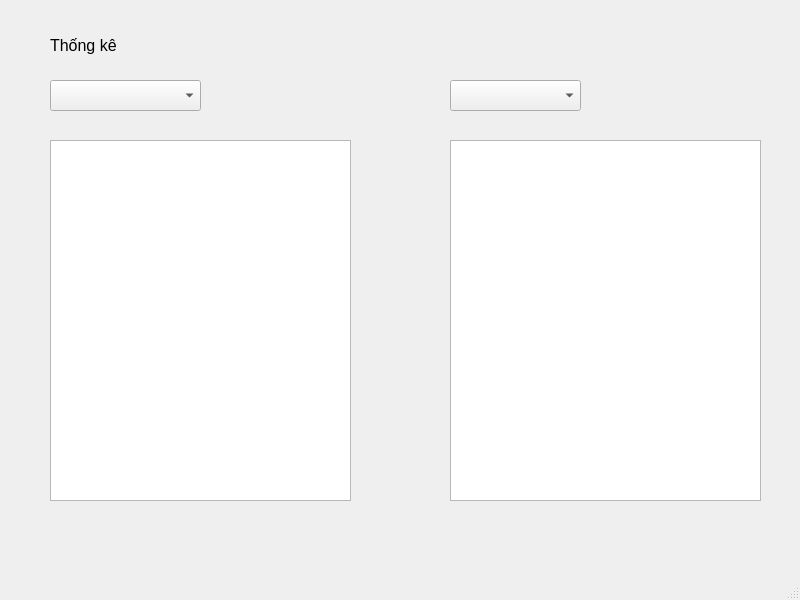
<?xml version="1.0" encoding="UTF-8"?>
<ui version="4.0">
 <class>MainWindow</class>
 <widget class="QMainWindow" name="MainWindow">
  <property name="geometry">
   <rect>
    <x>0</x>
    <y>0</y>
    <width>800</width>
    <height>600</height>
   </rect>
  </property>
  <property name="windowTitle">
   <string>MainWindow</string>
  </property>
  <widget class="QWidget" name="centralwidget">
   <widget class="QLabel" name="label">
    <property name="geometry">
     <rect>
      <x>50</x>
      <y>30</y>
      <width>111</width>
      <height>31</height>
     </rect>
    </property>
    <property name="font">
     <font>
      <pointsize>12</pointsize>
     </font>
    </property>
    <property name="text">
     <string>Thống kê</string>
    </property>
    <property name="scaledContents">
     <bool>true</bool>
    </property>
   </widget>
   <widget class="QComboBox" name="comboBox">
    <property name="geometry">
     <rect>
      <x>50</x>
      <y>80</y>
      <width>151</width>
      <height>31</height>
     </rect>
    </property>
   </widget>
   <widget class="QTreeView" name="treeView">
    <property name="geometry">
     <rect>
      <x>50</x>
      <y>140</y>
      <width>301</width>
      <height>361</height>
     </rect>
    </property>
   </widget>
   <widget class="QComboBox" name="comboBox_2">
    <property name="geometry">
     <rect>
      <x>450</x>
      <y>80</y>
      <width>131</width>
      <height>31</height>
     </rect>
    </property>
   </widget>
   <widget class="QTreeView" name="treeView_2">
    <property name="geometry">
     <rect>
      <x>450</x>
      <y>140</y>
      <width>311</width>
      <height>361</height>
     </rect>
    </property>
   </widget>
  </widget>
  <widget class="QMenuBar" name="menubar">
   <property name="geometry">
    <rect>
     <x>0</x>
     <y>0</y>
     <width>800</width>
     <height>26</height>
    </rect>
   </property>
  </widget>
  <widget class="QStatusBar" name="statusbar"/>
 </widget>
 <resources/>
 <connections/>
</ui>
